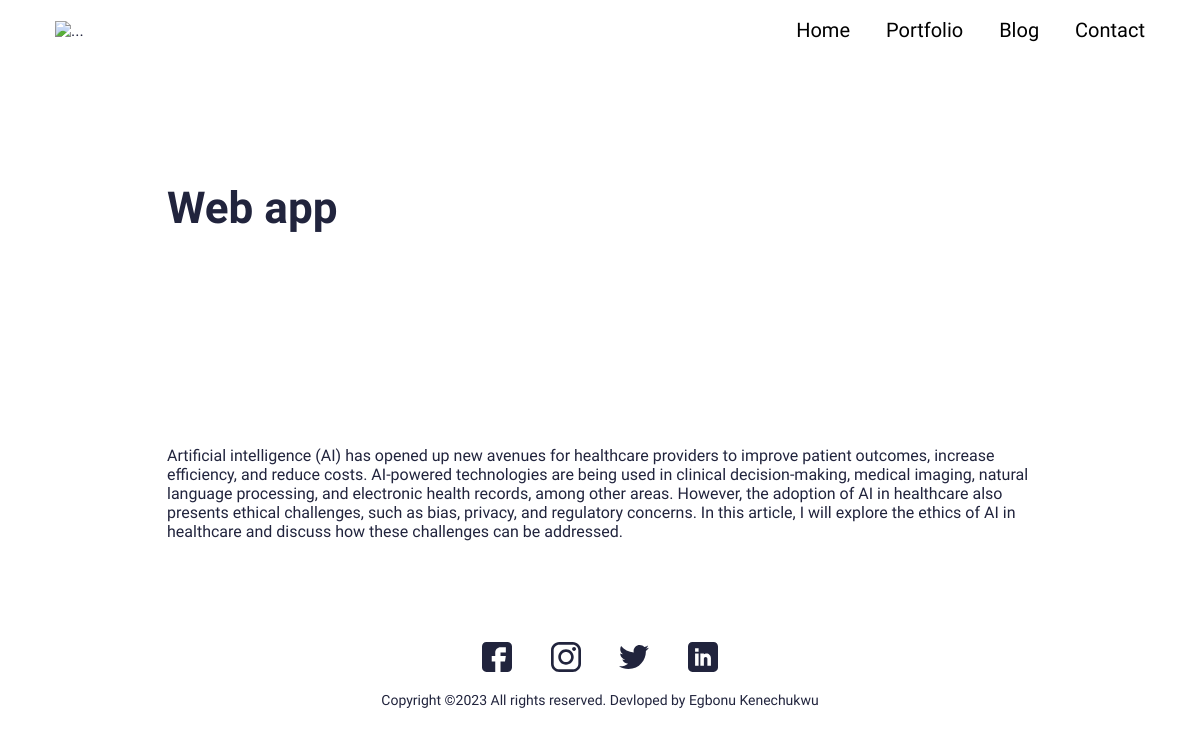
The page /portfolio/web-app on the database its author committed.
### main/models.py (models this page shows, shortened)
class Portfolio(models.Model):
    class Meta:
        verbose_name_plural = 'Portfolio Profiles'
        verbose_name = 'Portfolio'
        ordering = ["name"]
    date = models.DateTimeField(blank=True, null=True)
    name = models.CharField(max_length=200, blank=True, null=True)
    description = models.CharField(max_length=500, blank=True, null=True)
    body = RichTextField(blank=True, null=True)
    image = models.ImageField(blank=True, null=True, upload_to="portfolio")
    slug = models.SlugField(null=True, blank=True)
    is_active = models.BooleanField(default=True)

### main/views.py (the view)
# urls.py: path('portfolio/<slug:slug>', views.PortfolioDetailView.as_view(), name="portfolio"),
class PortfolioDetailView(generic.DetailView):
	model = Portfolio
	template_name = "main/portfolio-detail.html"

### resume_demo/context_processors.py (called while the page is built)
def project_context(request):
	context = {
		'me': User.objects.first(),
	}
	return context

### main/templates/main/portfolio-detail.html (shortened to what this page needs)
{% extends 'main/base.html' %}
{% load static %}
{% block content %}
<section>
  <div class="innerPageBannerCol">
    <div class="container">
      <div class="row g-4 g-md-3  align-items-center">
        <div class="col-md-6">
          <div class="bannerContent">
            <h1 class="xlTitle pb-md-3">{{object.name}}</h1>
          </div>
        </div>
      </div>
    </div>
  </div>
</section>
<section>
  <div class="sectionSpaceSm">
    <div class="container">
      {{object.body|safe}}
    </div>
  </div>
</section>
{%endblock%}

### static/css/style.css (style rules this page uses)
:root { --primaryColor: #9C07B6; --primaryDarkColor: #3D0048; --primaryHoverColor: #900AA8; --secondaryColor: #F9B000; --baseColor: #21243D; --baseFont: 'Heebo', sans-serif; --titleFont: 'Courier Prime', monospace; --regular: 400; --medium: 500; --bold: 700; --black: 900; --lightBg: #F1F1F1; }
html { scroll-behavior: smooth; }
body { font-family: var(--baseFont); color: var(--baseColor); line-height: normal; }
.xlTitle { font-size: 44px; line-height: 1.3; font-weight: var(--bold); font-family: var(--titleFont) }
.sectionSpaceSm { padding: 35px 0; }
.innerPageBannerCol { padding: 180px 0 150px; }
@media (min-width:992px) { .container, .container-lg, .container-md, .container-sm, .container-xl, .container-xxl { max-width: 890px; } }

### rows shown on the page
Portfolio: name "Web app", body "Artificial intelligence (AI) has opened up new avenues for healthcare providers to improve patient outcomes, increase efficiency, and reduce costs. AI-powered technologies are being used in clinical decision-making, medical imaging, natural language processing, and electronic health records, among other areas. However, the adoption of AI in healthcare also presents ethical challenges, such as bias, privacy, and regulatory concerns. In this article, I will explore the ethics of AI in healthcare and discuss how these challenges can be addressed."
